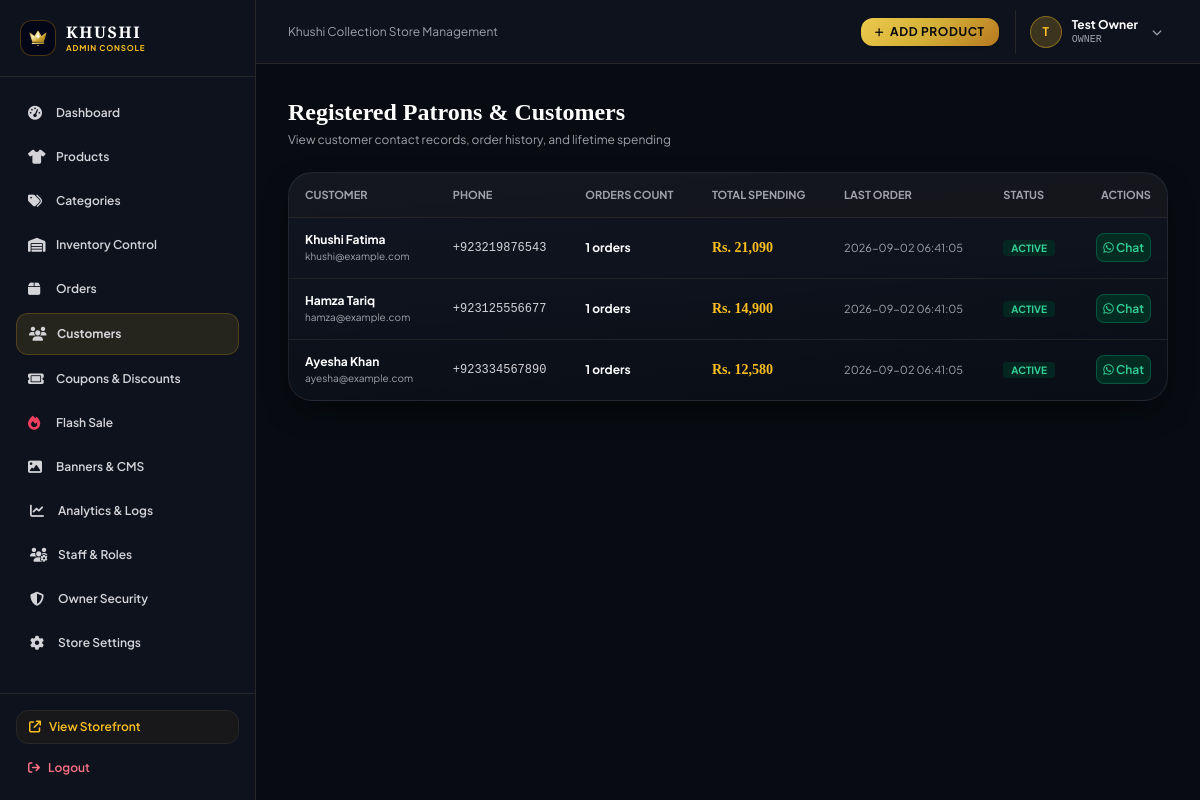
Page /admin/customers (signed in) on the committed database.
### tables this page shows
CREATE TABLE users (
        id INTEGER PRIMARY KEY AUTOINCREMENT,
        name TEXT NOT NULL,
        email TEXT UNIQUE NOT NULL,
        phone TEXT,
        password_hash TEXT NOT NULL,
        role TEXT DEFAULT 'customer',
        status TEXT DEFAULT 'active',
        created_at TIMESTAMP DEFAULT CURRENT_TIMESTAMP
    , failed_login_attempts INTEGER DEFAULT 0, locked_until TIMESTAMP, session_token TEXT, last_login_at TIMESTAMP);

### routes/admin.py (the view)
@admin_bp.route('/customers')
@admin_required(['super_admin', 'manager'])
def customers():
    customers_list = query_db('''
        SELECT u.id, u.name, u.email, u.phone, u.status, u.created_at,
               COUNT(o.id) as total_orders,
               COALESCE(SUM(o.total_amount), 0) as total_spent,
               MAX(o.created_at) as last_order
        FROM users u
        LEFT JOIN orders o ON u.id = o.user_id
        WHERE u.role = 'customer'
        GROUP BY u.id
        ORDER BY total_spent DESC
    ''')
    return render_template('admin/customers/index.html', customers=customers_list)

### database.py (called while the page is built)
def get_db():
    try:
        conn = sqlite3.connect(DATABASE_PATH, timeout=30.0)
        conn.row_factory = sqlite3.Row
        conn.execute("PRAGMA foreign_keys = ON")
        try:
            conn.execute("PRAGMA journal_mode = WAL")
        except Exception:
            try:
                conn.execute("PRAGMA journal_mode = DELETE")
            except Exception:
                pass
        return conn
    except Exception:
        conn = sqlite3.connect(":memory:", timeout=30.0)
        conn.row_factory = sqlite3.Row
        return conn

def query_db(query, args=(), one=False):
    conn = get_db()
    try:
        cur = conn.cursor()
        cur.execute(query, args)
        rv = cur.fetchall()
        return (rv[0] if rv else None) if one else rv
    finally:
        conn.close()

### routes/admin.py (called while the page is built, shortened)
def resolve_current_user():
    user_id = session.get('user_id')
    s_token = session.get('session_token')
    token = None
    auth_header = request.headers.get('Authorization', '')
    if auth_header.startswith('Bearer '):
        token = auth_header[7:].strip()
    elif request.headers.get('X-Session-Token'):
        token = request.headers.get('X-Session-Token').strip()
    elif request.is_json and request.get_json(silent=True):
        token = request.get_json(silent=True).get('session_token')
    elif request.args.get('session_token'):
        token = request.args.get('session_token').strip()
    if not token and s_token:
        token = s_token
    if user_id:
        return user_id, s_token
    return None, None

### templates/admin/customers/index.html (shortened to what this page needs)
{% extends 'admin/base.html' %}
{% block content %}
<div class="space-y-6">
    <div class="flex items-center justify-between">
        <div>
            <h1 class="text-2xl font-serif font-bold text-white">Registered Patrons & Customers</h1>
            <p class="text-xs text-zinc-400 mt-1">View customer contact records, order history, and lifetime spending</p>
        </div>
    </div>
    <div class="luxury-card rounded-3xl overflow-hidden">
        <div class="overflow-x-auto">
            <table class="w-full text-left text-xs text-zinc-300">
                <thead class="text-zinc-400 uppercase font-semibold border-b border-zinc-800 bg-zinc-900/60 text-[11px]">
                    <tr>
                        <th class="py-3.5 px-4">Customer</th>
                        <th class="py-3.5 px-4">Phone</th>
                        <th class="py-3.5 px-4">Orders Count</th>
                        <th class="py-3.5 px-4">Total Spending</th>
                        <th class="py-3.5 px-4">Last Order</th>
                        <th class="py-3.5 px-4">Status</th>
                        <th class="py-3.5 px-4 text-right">Actions</th>
                    </tr>
                </thead>
                <tbody class="divide-y divide-zinc-800/80">
                    {% for c in customers %}
                    <tr class="hover:bg-zinc-800/30 transition">
                        <td class="py-3.5 px-4">
                            <span class="font-bold text-white block">{{ c.name }}</span>
                            <span class="text-[10px] text-zinc-400">{{ c.email }}</span>
                        </td>
                        <td class="py-3.5 px-4 font-mono">{{ c.phone or '—' }}</td>
                        <td class="py-3.5 px-4 font-bold text-white">{{ c.total_orders }} orders</td>
                        <td class="py-3.5 px-4 font-serif font-bold text-amber-400 text-sm">Rs. {{ "{:,}".format(c.total_spent|int) }}</td>
                        <td class="py-3.5 px-4 text-zinc-400 text-[11px]">{{ c.last_order or 'Never' }}</td>
                        <td class="py-3.5 px-4">
                            <span class="px-2 py-0.5 rounded text-[10px] font-bold uppercase text-emerald-400 bg-emerald-950/80">
                                {{ c.status }}
                            </span>
                        </td>
                        <td class="py-3.5 px-4 text-right">
                            {% if c.phone %}
                            <a href="https://wa.me/{{ c.phone|replace('+', '')|replace(' ', '') }}" target="_blank" class="p-1.5 rounded-lg bg-emerald-950 text-emerald-400 border border-emerald-500/30 hover:bg-emerald-900 transition text-xs font-semibold">
                                <i class="fa-brands fa-whatsapp"></i> Chat
                            </a>
                            {% endif %}
                        </td>
                    </tr>
                    {% endfor %}
                </tbody>
            </table>
        </div>
    </div>
</div>
{% endblock %}

### templates/admin/base.html (shortened to what this page needs)
<!DOCTYPE html>
<html lang="en">
<head>
    <script src="https://cdn.tailwindcss.com"></script>
    <link rel="stylesheet" href="https://cdnjs.cloudflare.com/ajax/libs/font-awesome/6.5.1/css/all.min.css">
    <link rel="stylesheet" href="{{ url_for('static', filename='css/style.css') }}">
</head>
<body class="bg-[#080B11] text-zinc-100 min-h-screen flex antialiased">
    <aside id="admin-sidebar" class="w-64 bg-[#0D121D] border-r border-zinc-800 flex flex-col justify-between flex-shrink-0 fixed md:relative inset-y-0 left-0 z-50 transform -translate-x-full md:translate-x-0 transition-transform duration-300 md:flex hidden md:flex">
        <div>
            <div class="p-5 border-b border-zinc-800">
                <a href="{{ url_for('admin.dashboard') }}" class="flex items-center gap-2.5">
                    <div class="w-9 h-9 rounded-xl bg-slate-950 p-1.5 flex items-center justify-center border border-amber-500/30 flex-shrink-0">
                        <img src="{{ url_for('static', filename='images/logo-mark.svg') }}" alt="Khushi Logo" class="w-full h-full object-contain">
                    </div>
                    <div class="flex flex-col">
                        <span class="font-cinzel text-base font-black tracking-widest text-white leading-none">KHUSHI</span>
                        <span class="text-[8px] uppercase tracking-widest text-amber-400 font-bold mt-1 leading-none">Admin Console</span>
                    </div>
                </a>
            </div>
            <nav class="p-4 space-y-1 text-xs font-semibold">
                <a href="{{ url_for('admin.dashboard') }}" class="flex items-center gap-3 px-3 py-2.5 rounded-xl hover:bg-zinc-800/80 transition text-zinc-300 hover:text-white ">
                    <i class="fa-solid fa-gauge-high text-sm w-4"></i> Dashboard
                </a>
                <a href="{{ url_for('admin.products') }}" class="flex items-center gap-3 px-3 py-2.5 rounded-xl hover:bg-zinc-800/80 transition text-zinc-300 hover:text-white ">
                    <i class="fa-solid fa-shirt text-sm w-4"></i> Products
                </a>
                <a href="{{ url_for('admin.categories') }}" class="flex items-center gap-3 px-3 py-2.5 rounded-xl hover:bg-zinc-800/80 transition text-zinc-300 hover:text-white ">
                    <i class="fa-solid fa-tags text-sm w-4"></i> Categories
                </a>
                <a href="{{ url_for('admin.inventory') }}" class="flex items-center gap-3 px-3 py-2.5 rounded-xl hover:bg-zinc-800/80 transition text-zinc-300 hover:text-white ">
                    <i class="fa-solid fa-warehouse text-sm w-4"></i> Inventory Control
                </a>
                <a href="{{ url_for('admin.orders') }}" class="flex items-center justify-between px-3 py-2.5 rounded-xl hover:bg-zinc-800/80 transition text-zinc-300 hover:text-white ">
                    <span class="flex items-center gap-3">
                        <i class="fa-solid fa-box text-sm w-4"></i> Orders
                    </span>
                </a>
                <a href="{{ url_for('admin.customers') }}" class="flex items-center gap-3 px-3 py-2.5 rounded-xl hover:bg-zinc-800/80 transition text-zinc-300 hover:text-white {% if 'customers' in request.endpoint %}bg-amber-400/10 text-amber-400 font-bold border border-amber-400/20{% endif %}">
                    <i class="fa-solid fa-users text-sm w-4"></i> Customers
                </a>
                <a href="{{ url_for('admin.coupons') }}" class="flex items-center gap-3 px-3 py-2.5 rounded-xl hover:bg-zinc-800/80 transition text-zinc-300 hover:text-white ">
                    <i class="fa-solid fa-ticket text-sm w-4"></i> Coupons & Discounts
                </a>
                <a href="{{ url_for('admin.flash_sale') }}" class="flex items-center gap-3 px-3 py-2.5 rounded-xl hover:bg-zinc-800/80 transition text-zinc-300 hover:text-white ">
                    <i class="fa-solid fa-fire text-sm w-4 text-rose-500"></i> Flash Sale
                </a>
                <a href="{{ url_for('admin.banners') }}" class="flex items-center gap-3 px-3 py-2.5 rounded-xl hover:bg-zinc-800/80 transition text-zinc-300 hover:text-white ">
                    <i class="fa-solid fa-image text-sm w-4"></i> Banners & CMS
                </a>
                <a href="{{ url_for('admin.reports') }}" class="flex items-center gap-3 px-3.5 py-2.5 rounded-xl hover:bg-zinc-800/80 transition text-zinc-300 hover:text-white ">
                    <i class="fa-solid fa-chart-line text-sm w-4"></i> Analytics & Logs
                </a>
                {% if session.get('user_role') in ('OWNER', 'super_admin', 'SUPER_ADMIN') %}
                <a href="{{ url_for('admin.security_center') }}" class="flex items-center gap-3 px-3.5 py-2.5 rounded-xl hover:bg-zinc-800/80 transition text-zinc-300 hover:text-white">
                    <i class="fa-solid fa-users-gear text-sm w-4"></i> Staff & Roles
                </a>
                {% endif %}
                <a href="{{ url_for('admin.security_center') }}" class="flex items-center gap-3 px-3.5 py-2.5 rounded-xl hover:bg-zinc-800/80 transition text-zinc-300 hover:text-white ">
                    <i class="fa-solid fa-shield-halved text-sm w-4"></i> Owner Security
                </a>
                <a href="{{ url_for('admin.settings') }}" class="flex items-center gap-3 px-3.5 py-2.5 rounded-xl hover:bg-zinc-800/80 transition text-zinc-300 hover:text-white ">
                    <i class="fa-solid fa-gear text-sm w-4"></i> Store Settings
                </a>
            </nav>
        </div>
        <div class="p-4 border-t border-zinc-800 space-y-2">
            <a href="{{ url_for('storefront.home') }}" target="_blank" class="flex items-center gap-2 px-3 py-2 rounded-xl bg-zinc-900 border border-zinc-800 text-xs text-amber-400 hover:border-amber-400 transition font-semibold">
                <i class="fa-solid fa-arrow-up-right-from-square"></i>
                <span>View Storefront</span>
            </a>
            <a href="{{ url_for('admin.admin_logout') }}" class="flex items-center gap-2 px-3 py-2 rounded-xl text-xs text-rose-400 hover:bg-rose-950/40 transition font-semibold">
                <i class="fa-solid fa-arrow-right-from-bracket"></i>
                <span>Logout</span>
            </a>
        </div>
    </aside>
    <div class="flex-1 flex flex-col min-w-0 overflow-hidden">
        <header class="h-16 bg-[#0D121D] border-b border-zinc-800 flex items-center justify-between px-4 sm:px-6 lg:px-8">
            <div class="flex items-center gap-3">
                <span class="text-xs text-zinc-400 hidden sm:inline">Khushi Collection Store Management</span>
            </div>
            <div class="flex items-center gap-4">
                <a href="{{ url_for('admin.add_product') }}" class="px-3.5 py-1.5 rounded-xl btn-gold text-xs font-bold uppercase tracking-wider flex items-center gap-1.5 shadow">
                    <i class="fa-solid fa-plus text-[10px]"></i> Add Product
                </a>
                <div class="relative pl-2 border-l border-zinc-800">
                    <button type="button" onclick="toggleAdminMenu()" id="admin-user-menu-btn" class="flex items-center gap-2.5 p-1.5 rounded-xl hover:bg-zinc-800/80 transition cursor-pointer text-left focus:outline-none select-none">
                        <div class="w-8 h-8 rounded-full bg-amber-400/20 text-amber-400 flex items-center justify-center font-bold text-xs border border-amber-400/40 shadow-sm">
                            {{ session.get('user_name', 'Admin')[0] }}
                        </div>
                        <div class="hidden sm:block text-left">
                            <span class="text-xs font-bold text-white block leading-tight">{{ session.get('user_name', 'Admin') }}</span>
                            <span class="text-[10px] text-zinc-400 block uppercase font-mono">{{ session.get('user_role', 'Administrator').replace('_', ' ') }}</span>
                        </div>
                        <i class="fa-solid fa-chevron-down text-[10px] text-zinc-400 ml-1 transition duration-200" id="admin-menu-chevron"></i>
                    </button>
                </div>
            </div>
        </header>
        <main class="flex-1 overflow-y-auto p-4 sm:p-6 lg:p-8">
            {% block content %}{% endblock %}
        </main>
    </div>
</body>
</html>

### static/css/style.css (style rules this page uses)
:root { --font-serif: 'Playfair Display', 'Cormorant Garamond', Georgia, serif; --font-cinzel: 'Cinzel', 'Playfair Display', serif; --font-sans: 'Plus Jakarta Sans', system-ui, -apple-system, sans-serif; --primary-gold: #D4AF37; --primary-gold-light: #F5E296; --primary-gold-dark: #99771E; --primary-gold-muted: #A18A4D; --accent-gold-glow: rgba(212, 175, 55, 0.22); --accent-gold-border: rgba(212, 175, 55, 0.25); --bg-deep: #06080E; --bg-dark: #0A0E17; --bg-elevated: #101623; --card-dark: #121826; --card-dark-border: rgba(212, 175, 55, 0.16); --card-dark-hover-border: rgba(212, 175, 55, 0.5); --motion-fast: 180ms cubic-bezier(0.16, 1, 0.3, 1); --motion-medium: 350ms cubic-bezier(0.16, 1, 0.3, 1); --motion-luxury: 750ms cubic-bezier(0.16, 1, 0.3, 1); }
body { font-family: var(--font-sans); background-color: var(--bg-deep); color: #F1F5F9; overflow-x: hidden; position: relative; }
.font-serif { font-family: var(--font-serif); }
.font-cinzel { font-family: var(--font-cinzel); }
.luxury-card { background: linear-gradient(175deg, rgba(19, 26, 40, 0.8) 0%, rgba(10, 14, 22, 0.95) 100%); border: 1px solid rgba(255, 255, 255, 0.08); box-shadow: 0 12px 30px -8px rgba(0, 0, 0, 0.6), 0 1px 0 rgba(255, 255, 255, 0.05) inset; transition: all var(--motion-medium); }
.btn-gold { background: linear-gradient(135deg, #ECC94B 0%, #D4AF37 50%, #B7791F 100%); color: #06080E; font-weight: 700; transition: all var(--motion-fast); box-shadow: 0 4px 15px rgba(212, 175, 55, 0.25); }
:root { --bg-bright: #FFFFFF; --bg-surface-light: #F8FAFC; --bg-surface-alt: #F1F5F9; --navy-deep: #080E24; --navy-mid: #0D1630; --navy-light: #15224A; --royal-blue: #2563EB; --gold-accent: #D4AF37; --gold-vibrant: #F59E0B; }

### rows in the picture
users: get "Test Owner", get "OWNER"
users: name "Khushi Fatima", email "khushi@example.com", phone "+923219876543", total_orders "1", total_spent "21,090", created_at "2026-09-02 06:41:05", status "ACTIVE"
users: name "Hamza Tariq", email "hamza@example.com", phone "+923125556677", total_orders "1", total_spent "14,900", created_at "2026-09-02 06:41:05", status "ACTIVE"
users: name "Ayesha Khan", email "ayesha@example.com", phone "+923334567890", total_orders "1", total_spent "12,580", created_at "2026-09-02 06:41:05", status "ACTIVE"

### other values in the picture
{{ session.get('user_name', 'Admin')[0] }} "T"
